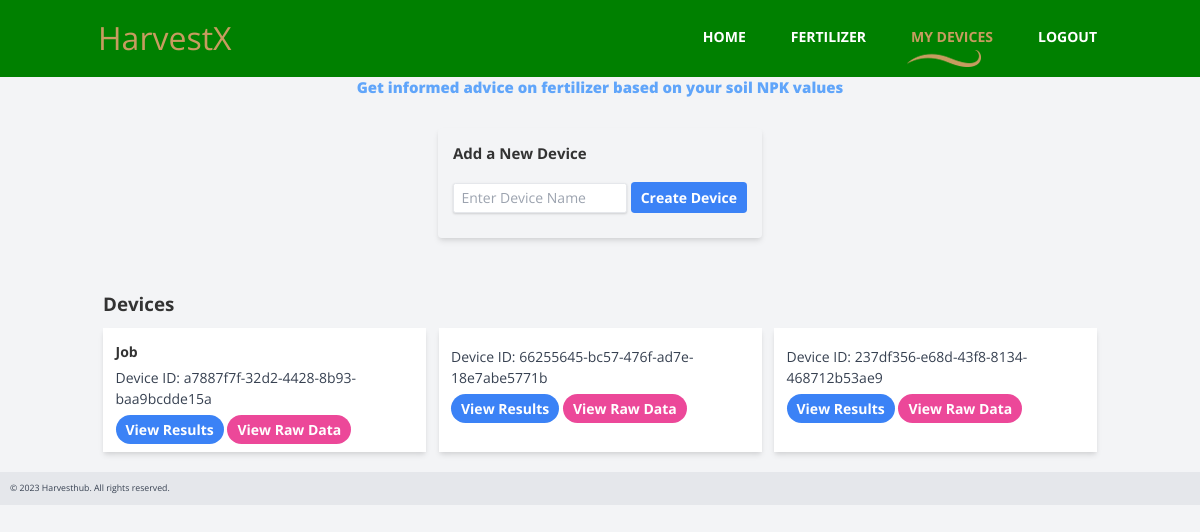
Page /index.html (signed in) on the committed database.
### app.py (models this page shows)
class Device(db.Model):
    id = db.Column(db.Integer, primary_key=True)
    device_code = db.Column(db.String)
    user_id = db.Column(db.Integer)
    name = db.Column(db.String(50))

### app.py (the view)
@app.route('/')
@app.route("/index.html")
def index():  # put application's code here
    if current_user.is_authenticated:
        user_devices = Device.query.filter_by(user_id=current_user.id).all()
        return render_template('devices.html', devices=user_devices)
    return render_template("index.html")

### app.py (called while the page is built)
@login_manager.user_loader
def load_user(user_id):
    return User.query.get(int(user_id))

### templates/devices.html (shortened to what this page needs)
{% extends "layout.html" %}
{% block nav %}
<li><a href="/index.html">Home</a></li>
<li><a href="FertilizerRecommendation" >Fertilizer</a></li>
    <li><a href="devices" class="active" >My Devices</a></li>
     <li><a href="{{ url_for("logout") }}" >Logout</a></li>
{% endblock %}
{% block body %}
<body class="bg-gray-100">
<h2 style="text-align: center;" class="text-2xl font-bold text-blue-400">
  <b>Get informed advice on fertilizer based on your soil NPK values</b>
</h2>
<br >
    <div class="flex justify-center items-center py-4">
    <div class="bg-gray-100 p-6 rounded-md shadow-md mb-8 max-w-l ">
  <h1 class="text-2xl font-bold mb-4">Add a New Device</h1>
  <form action="{{ url_for('create_device') }}" method="post">
            <input
              class="shadow appearance-none border rounded w-120 h-19 my-4 py-2 px-3 text-gray-700 leading-tight focus:outline-none focus:shadow-outline"
              id="name"
              type="text"
              placeholder="Enter Device Name"
              name="name"
            />
    <button type="submit" class="bg-blue-500 hover:bg-blue-600 text-white font-bold py-2 px-4 rounded-md mb-4">
      Create Device
    </button>
  </form>
</div>
    </div>
    <div class="container mx-auto mt-10">
        <h1 class="text-3xl font-bold mb-5">Devices</h1>
        <ul class="grid grid-cols-1 md:grid-cols-2 lg:grid-cols-3 gap-5">
            {% for device in devices %}
                <li class="bg-white p-5 shadow-md">
                    <div class="flex items-center justify-between mb-2">
                        <span class="font-bold">{{ device.name }}</span>
                    </div>
                    <div class="text-gray-700">
                        <p>Device ID: {{ device.device_code }}</p>
                    </div>
                    <div class="mt-4">
                        <a href="{{ url_for('predictions', device_id=device.id) }}" class="bg-blue-500 hover:bg-blue-600 text-white font-bold py-2 px-4 rounded-full">View Results</a>
                     <a href="{{ url_for('historic_data', device_id=device.id) }}" class="bg-pink-500 hover:bg-gray-600 text-white font-bold py-2 px-4 rounded-full">View Raw Data</a>
                    </div>
                </li>
            {% endfor %}
        </ul>
    </div>
</body>
{% endblock %}

### static/css/templatemo-style.css (style rules this page uses)
body { overflow-x: hidden; }
ul { margin: 0; padding: 0; }
* { font-family: 'Open Sans', sans-serif; }
.container { max-width: 960px; }
.tm-nav li { list-style: none; float: left; }
.tm-nav li a { color: white; display: inline-block; padding: 15px 15px 20px 30px; -webkit-transition: all 0.3s ease; transition: all 0.3s ease; }
.tm-nav li a:hover, .tm-nav li a:focus, .tm-nav li a.active { color: #c79c60; text-decoration: none; }
.tm-nav li a.active { background: url(../img/logo.png) no-repeat, url(../img/nav-underline.png) no-repeat; background-size: 20px, 74px 17px; background-position: 0% 30%, center bottom; }

### templates/layout.html (style rules this page uses)
html body { background-color: #e4e4e4; }

### rows in the picture
Device: name "Job", device_code "a7887f7f-32d2-4428-8b93-baa9bcdde15a"
Device: device_code "66255645-bc57-476f-ad7e-18e7abe5771b"
Device: device_code "237df356-e68d-43f8-8134-468712b53ae9"
